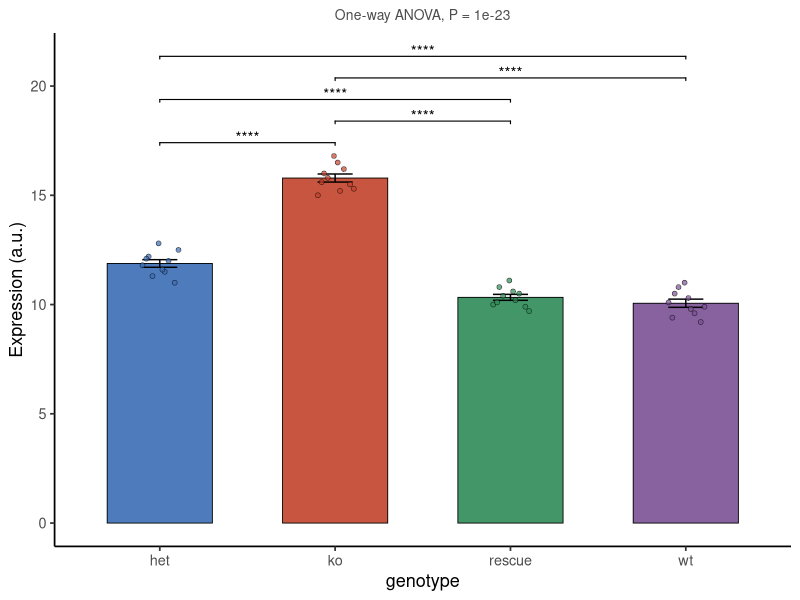

This figure's R source:
#!/usr/bin/env Rscript
# Standalone reproduction. Run inside the pinned pubready container
# (see REPRODUCE.md) from this bundle folder.
suppressPackageStartupMessages({
  library(ggplot2); library(ggpubr); library(rstatix); library(readr)
})

df <- as.data.frame(read_csv("input_expression.csv", show_col_types = FALSE))
df[["genotype"]] <- factor(df[["genotype"]])
df[["expression"]] <- as.numeric(df[["expression"]])

ph <- rstatix::tukey_hsd(df, expression ~ genotype)
ph$group1 <- as.character(ph$group1); ph$group2 <- as.character(ph$group2)
sig <- ph[which(ph$p.adj < 0.05), , drop = FALSE]

omni <- as.data.frame(rstatix::anova_test(df, expression ~ genotype))
subtitle_txt <- paste0("One-way ANOVA, P = ", formatC(omni$p[1], format = "g", digits = 2))

point_k <- ave(seq_len(nrow(df)), df[["genotype"]], FUN = seq_along)
df$.point_x <- as.integer(df[["genotype"]]) + -0.12 + 0.24 * ((point_k * 0.6180339887498949) %% 1)
p <- ggplot(df, aes(x = .data[["genotype"]], y = .data[["expression"]])) +
  stat_summary(aes(fill = .data[["genotype"]]), fun = mean, geom = "bar", width = 0.6, alpha = 0.9, colour = "black", linewidth = 0.3) +
  stat_summary(fun.data = mean_se, geom = "errorbar", width = 0.2) +
  geom_point(aes(x = .point_x, fill = .data[["genotype"]]), size = 1.5, alpha = 0.7, shape = 21, stroke = 0.3) +
  scale_fill_manual(values = c("#3B6DB3", "#C1432B", "#2E8B57", "#7A5195")) +
  labs(x = "genotype", y = "Expression (a.u.)", subtitle = subtitle_txt) +
  theme_classic(base_size = 13) +
  theme(legend.position = "none",
        plot.subtitle = element_text(hjust = 0.5, size = 10, colour = "grey30"))
if (nrow(sig) > 0) {
  ymax <- max(df[["expression"]], na.rm = TRUE); rng <- diff(range(df[["expression"]], na.rm = TRUE))
  if (!is.finite(rng) || rng == 0) rng <- max(abs(ymax), 1)
  lv <- levels(df[["genotype"]]); i1 <- match(sig$group1, lv); i2 <- match(sig$group2, lv)
  sig <- sig[order(abs(i2 - i1), pmin(i1, i2)), , drop = FALSE]
  sig$y.position <- ymax + rng * (0.08 + 0.13 * (seq_len(nrow(sig)) - 1))
  sig$lab <- sig$p.adj.signif
  p <- p + stat_pvalue_manual(sig, label = "lab", tip.length = 0.01, bracket.size = 0.4)
}

ggsave("figure_expression_bar.pdf", p, width = 5.4, height = 4.2)
cat("Reproduced figure.\n")
